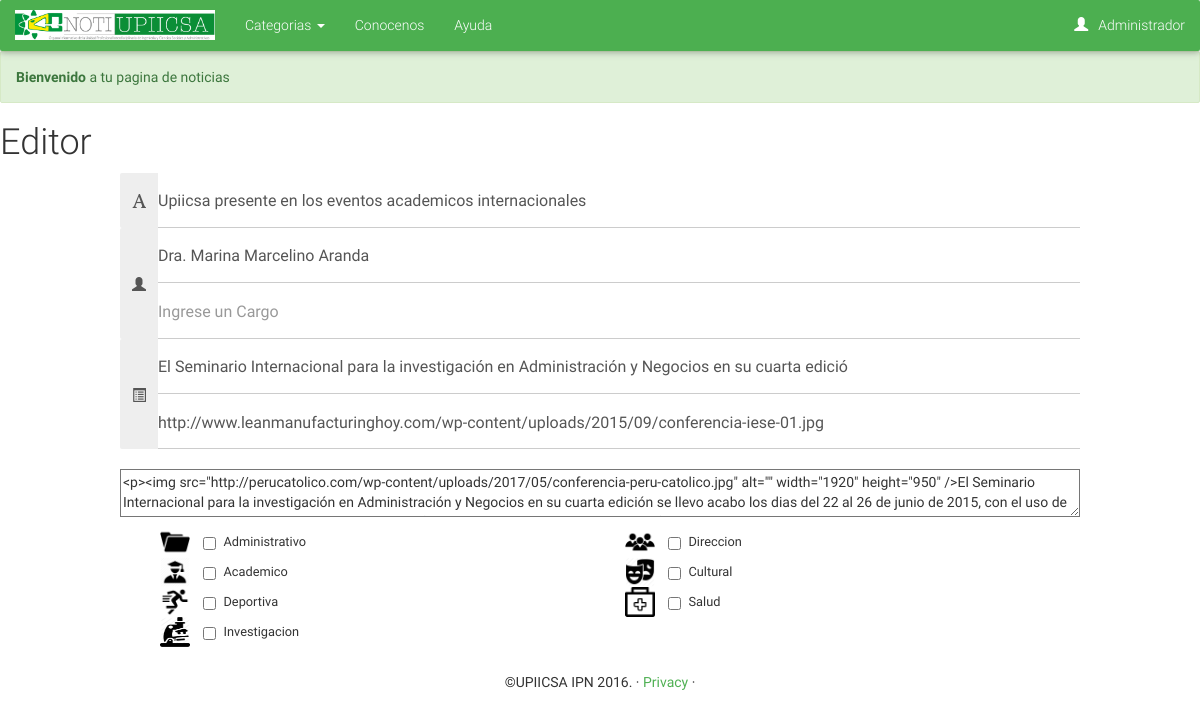
Page /editor.php?article=60 (signed in) on the earlier database version.
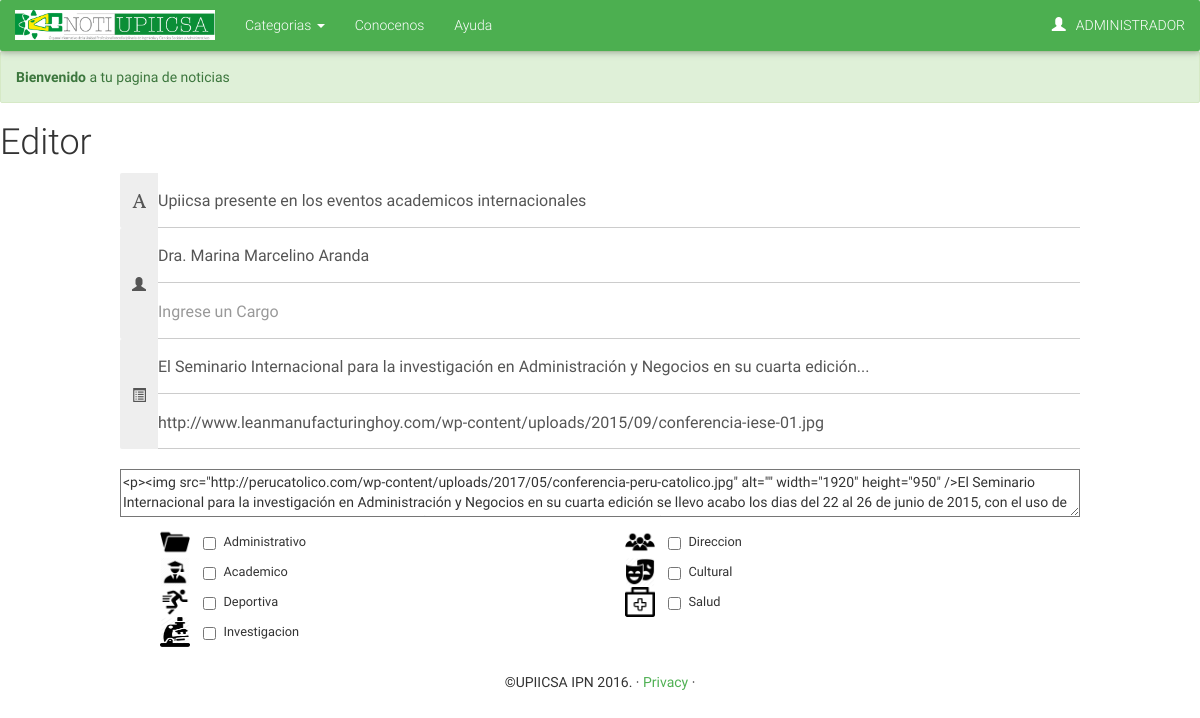
Same page on the later database version.
### tables this page shows
CREATE TABLE IF NOT EXISTS `NOTICIA` (
  `ID_NOTICIA` int(11) NOT NULL AUTO_INCREMENT,
  `TITULO` text NOT NULL,
  `AUTOR` text NOT NULL,
  `CARGO` text,
  `FECHA` datetime NOT NULL,
  `PORTADA` tinytext,
  `CABECERA` text NOT NULL,
  `CONTENIDO` text NOT NULL,
  PRIMARY KEY (`ID_NOTICIA`)
);

### editor.php (the view, shortened to what the changed rows need)
<html>
<?php include("header.php"); ?>
<body>
<?php
  include('navbar.php');
  $row="";
  if(isset($_GET['article'])){
  include('db.php');
  $sql="SELECT * FROM NOTICIA WHERE ID_NOTICIA='{$_GET['article']}'";
  $data=$con->query($sql);
  if($data!=null&& $data->num_rows>0)
  {
    $row = $data->fetch_array(MYSQLI_ASSOC);
  }
  else {
    header("Location: index.php");
    die();
  }
}
?>
    <div class="header-title">
      <h1>Editor</h1>
    </div>
    <form action="<?php if(isset($row['ID_NOTICIA'])){ echo "actualizar.php"; }else{echo "enviar.php";} ?>" method="post" id="editor" class="form-group">
      <div class="input-group">
        <span class="input-group-addon"><i class="glyphicon glyphicon-font"></i></span>
        <input type="text" class="form-control" name="titulo" placeholder="Ingrese un Titulo" required value="<?php if(isset($row['TITULO'])){ echo $row['TITULO']; } ?>">
      </div>
      <div class="input-group">
        <span class="input-group-addon"><i class="glyphicon glyphicon-user"></i></span>
        <input type="text" class="form-control" name="autor" placeholder="Ingrese un Autor" required value="<?php if(isset($row['AUTOR'])){ echo $row['AUTOR']; } ?>">
        <input type="text" class="form-control" name="cargo" placeholder="Ingrese un Cargo" value="<?php if(isset($row['CARGO'])){ echo $row['CARGO']; } ?>">
      </div>
      <div class="input-group">
        <span class="input-group-addon"><i class="glyphicon glyphicon-list-alt"></i></span>
        <input  type="text" class="form-control" name="cabecera" placeholder="Ingrese texto de cabecera" value="<?php if(isset($row['CABECERA'])){ echo $row['CABECERA']; } ?>" required >
        <input  type="text" class="form-control" name="portada" placeholder="Ingrese una direccion de Portada" required value="<?php if(isset($row['PORTADA'])){ echo $row['PORTADA']; } ?>">
      </div>
      <br>
        <textarea name="text" id="editor-area" rows="15"><?php if(isset($row['CONTENIDO'])){ echo stripslashes($row['CONTENIDO']); } ?></textarea>
      <br>
      <div class="checkbox container-fluid">
        <div class="col-sm-6"><img src="resources/iconos/ic_menu_admon.png" id="icon-editor">
          <label><input type="checkbox" name="Etiqueta[]" value="Administrativo"> Administrativo</label></div>
        <div class="col-sm-6"><img src="resources/iconos/ic_menu_direc.png" id="icon-editor">
          <label><input type="checkbox" name="Etiqueta[]" value="Direccion"> Direccion</label></div>
        <div class="col-sm-6"><img src="resources/iconos/ic_menu_academico.png" id="icon-editor">
          <label><input type="checkbox" name="Etiqueta[]" value="Academico"> Academico</label></div>
        <div class="col-sm-6"><img src="resources/iconos/ic_menu_culture.png" id="icon-editor">
          <label><input type="checkbox" name="Etiqueta[]" value="Cultural"> Cultural</label></div>
        <div class="col-sm-6"><img src="resources/iconos/ic_menu_deportes.png" id="icon-editor">
          <label><input type="checkbox" name="Etiqueta[]" value="Deportivo"> Deportiva</label></div>
        <div class="col-sm-6"><img src="resources/iconos/ic_menu_salud1.png" id="icon-editor">
          <label><input type="checkbox" name="Etiqueta[]" value="Salud"> Salud</label></div>
        <div class="col-sm-6"><img src="resources/iconos/ic_menu_invest.png" id="icon-editor">
          <label><input type="checkbox" name="Etiqueta[]" value="Investigacion"> Investigacion</label></div>
      </div>
    </form>
</body>
</html>

### navbar.php (shortened to what the changed rows need)
<?php
echo '<nav class="navbar navbar-dark green navbar-fixed-top">
        <div class="container-fluid">
            <div class="navbar-header">
                    <button type="button" class="navbar-toggle" data-toggle="collapse" data-target="#navbar" aria-expanded="false" aria-controls="navbar">
                        <span class="sr-only">Toggle navigation</span>
                        <span class="icon-bar"></span>
                        <span class="icon-bar"></span>
                        <span class="icon-bar"></span>
                    </button>
                    <a class="navbar-brand" href="/"><span class="navheader"></span></a>
            </div>
            <div id="navbar" class="navbar-collapse collapse">
                    <ul class="nav navbar-nav mr-auto">
                        <li class="dropdown nav-item">
                            <a class="nav-link" href="#" class="dropdown-toggle" data-toggle="dropdown" role="button" aria-haspopup="true" aria-expanded="false">Categorias <span class="caret"></span></a>
                            <ul class="dropdown-menu">
                                <li><a href="index.php?tag=Administrativo">Administrativo</a></li>
                                <li><a href="index.php?tag=Direccion">Direccion</a></li>
                                <li><a href="index.php?tag=Academico">Academico</a></li>
                                <li><a href="index.php?tag=Cultural">Cultural</a></li>
                                <li><a href="index.php?tag=Deportivo">Deportivo</a></li>
                                <li><a href="index.php?tag=Administrativo">Salud</a></li>
                                <li><a href="index.php?tag=Administrativo">Investigacion</a></li>
                            </ul>
                        </li>
                        <li><a class="nav-link" href="conocenos.php">Conocenos</a></li>
                        <li><a class="nav-link" href="ayuda.php">Ayuda</a></li>
                    </ul>
             <ul class="nav navbar-nav navbar-right">';
             if(isset($_SESSION['user'])){
               echo '<li class="dropdown">
                          <a href="#" class="dropdown-toggle" data-toggle="dropdown" role="button" class="nav-link">
                          <span class="glyphicon glyphicon-user nav-link" style="padding-right:10px"></span><span id="namecontainer" class="nav-link">'.$_SESSION['name'].'</span>
                          </a>
                        <ul class="dropdown-menu">';
                      echo '
                        <li><a href="logout.php">Cerrar Sesion</a></li>
                    </ul>
               </li>';
                  }
                  else {
                    echo '<li><a class="nav-link" href="register.php"><span class="glyphicon glyphicon-user"></span>Registrar</a></li>
                    <li><a class="nav-link" href="login.php"><span class="glyphicon glyphicon-log-in"></span>Ingresar</a></li>';
                  }
echo'                </ul>
                </div>
            </div>
        </nav>';
?>

Differences in the rows shown:
changed noticia "Upiicsa presente en los eventos academicos internacionales": cabecera "El Seminario Internacional para la investigación en Administración y Negocios en su cuarta edició" → "El Seminario Internacional para la investigación en Administración y Negocios en su cuarta edición..."
Other differences:
$_SESSION['name']: "Administrador" → "ADMINISTRADOR"
